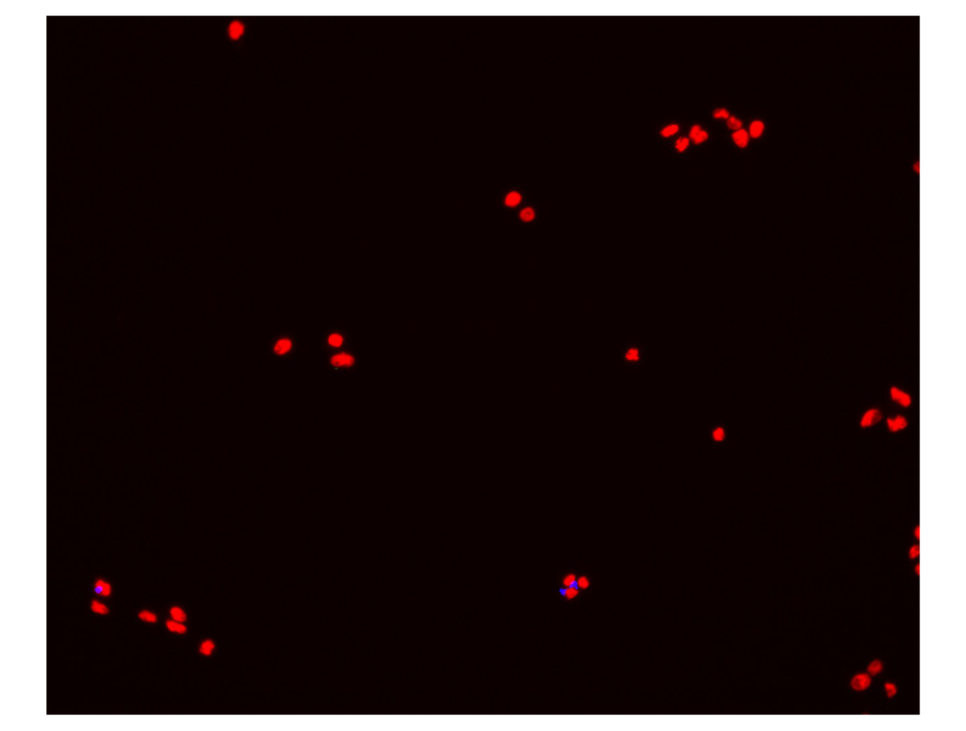
#> input picture IPBR Images/Week3_25441 _Staurosporin[Well C3, Field 1].png, 966 x 731 px, shrunk from 1888 x 1428 before the run, found by its file name
$ jupyter execute Attempt_2.ipynb
#> lines starting #> are read from the running program, lines starting #| are printed output that depends on the picture; after the words box and inside, x2 and y2 are one past the last pixel; in counts of white or black regions, pixels touching at a corner belong together; long printed decimals are rounded
[cell 1]
#Installing Libraries
import numpy as np
from skimage import io, filters
from matplotlib import pyplot as plt
from math import sqrt
from skimage.io import imread, imshow
from skimage.color import rgb2gray, label2rgb
from skimage.feature import blob_dog, blob_log, blob_doh
from skimage.morphology import erosion, dilation, opening, closing
from skimage.measure import label, regionprops

[cell 2]
#Creating variables for the path names
treated_path='/Users/Dylan/Downloads/IPBR Images/Week3_25441 _Staurosporin[Well C3, Field 1].png'
untreated_path='/Users/Dylan/Downloads/IPBR Images/Week3_25441_Control [Well C2, Field 1].png'

#Creating the variables of the images themselves and printing them
treated=io.imread(treated_path)
#> treated is the input picture: shape (731, 966, 4); mean R, G, B, A 12, 0.1, 0.1, 220.4
untreated=io.imread(untreated_path)
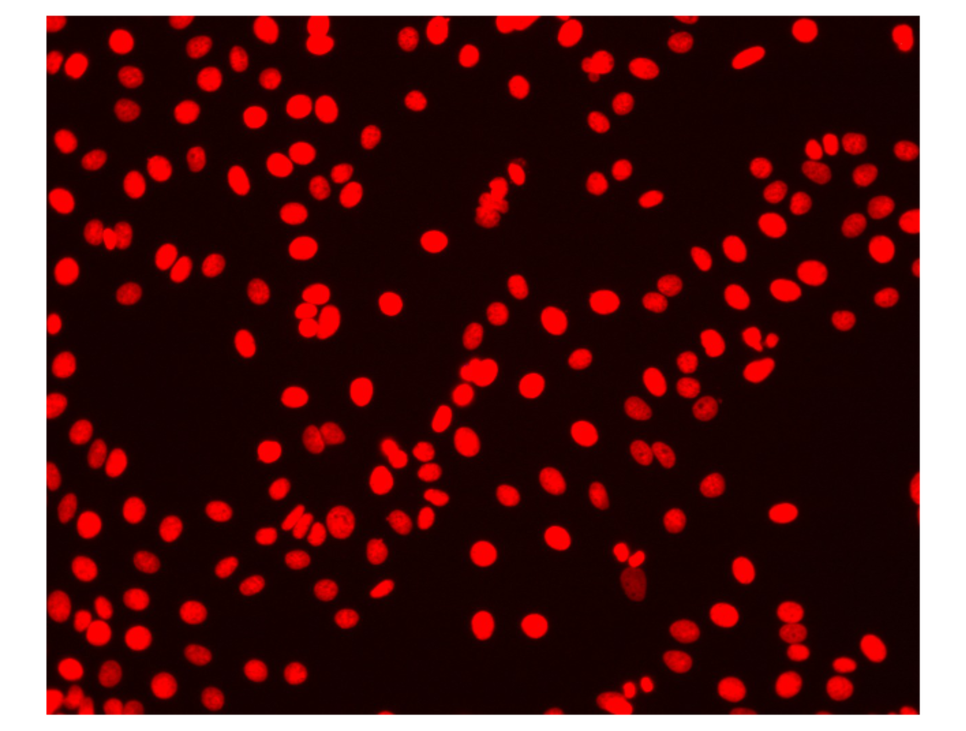
#> input picture IPBR Images/Week3_25441_Control [Well C2, Field 1].png, 966 x 731 px, shrunk from 1888 x 1428 before the run, found by its file name
#> untreated is the input picture: shape (731, 966, 4); mean R, G, B, A 45.9, 0.6, 0.6, 220.4
images=[untreated, treated]
for i in images:
    plt.imshow(i)
    plt.show()
#> this loop made 2 passes

[cell 3]
#Calculating the mean of each image, which tells us which image is brighter and therefore which one has the most 'stuff'.
#This will not be the primary way of counting the objects but it serves as a good starting point
treatedMean=treated.mean()
#> treatedMean = 58.15
untreatedMean=untreated.mean()
#> untreatedMean = 66.87
if treatedMean > untreatedMean:
    print ('treated')
else:
    print('untreated')

[cell 4]
#Greyscaling images
grey_untreated= rgb2gray(untreated[:,:,:3])
grey_treated= rgb2gray(treated[:,:,:3])
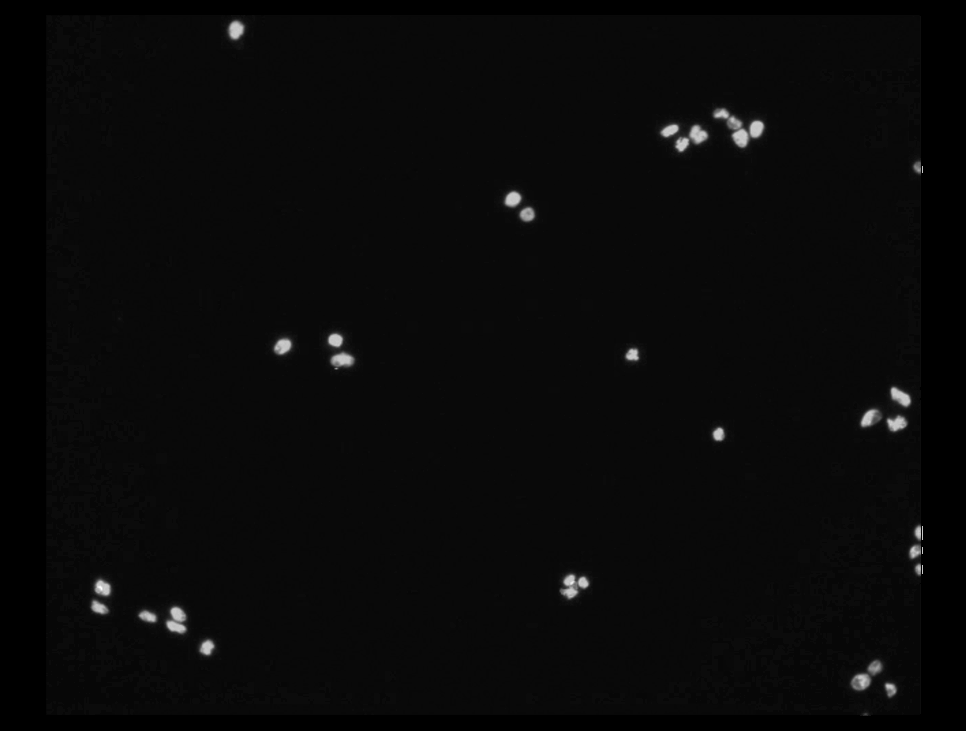
#> grey_treated: shape (731, 966) float64; min 0, max 0.276, mean 0.0103; drawn with min black and max white

#Plotting images
fig, ax=plt.subplots(1,2, figsize=(10,10))
ax[0].set_title('Untreated Greyscale')
ax[0].imshow(grey_untreated, cmap='grey')
ax[0].set_axis_off()
ax[1].set_title('Treated Greyscale')
ax[1].imshow(grey_treated, cmap='grey')
ax[1].set_axis_off()
plt.show
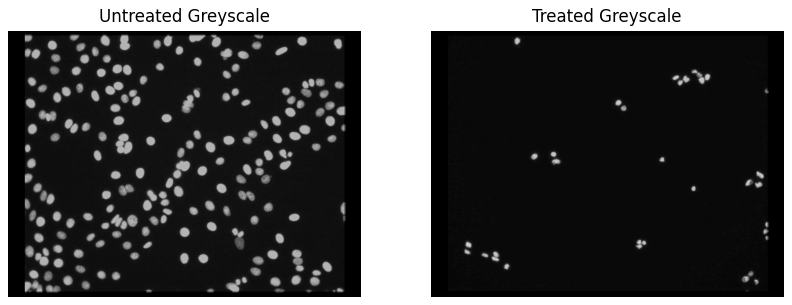
#> figure drawn by matplotlib, 2 panels

[cell 5]
#Binarizing image, aka making everything strictly black or white
#This preprocessing step allows for there to be a clear delination between the cells and the background

#Use Otsu's method of calculate the best pixel cutoff point
untreated_threshold= filters.threshold_otsu(grey_untreated)
#> untreated_threshold = 0.1
treated_threshold= filters.threshold_otsu(grey_treated)
#> treated_threshold = 0.0879

#Binarize based on Ostu's threshold
untreated_bw=(grey_untreated < untreated_threshold)*1
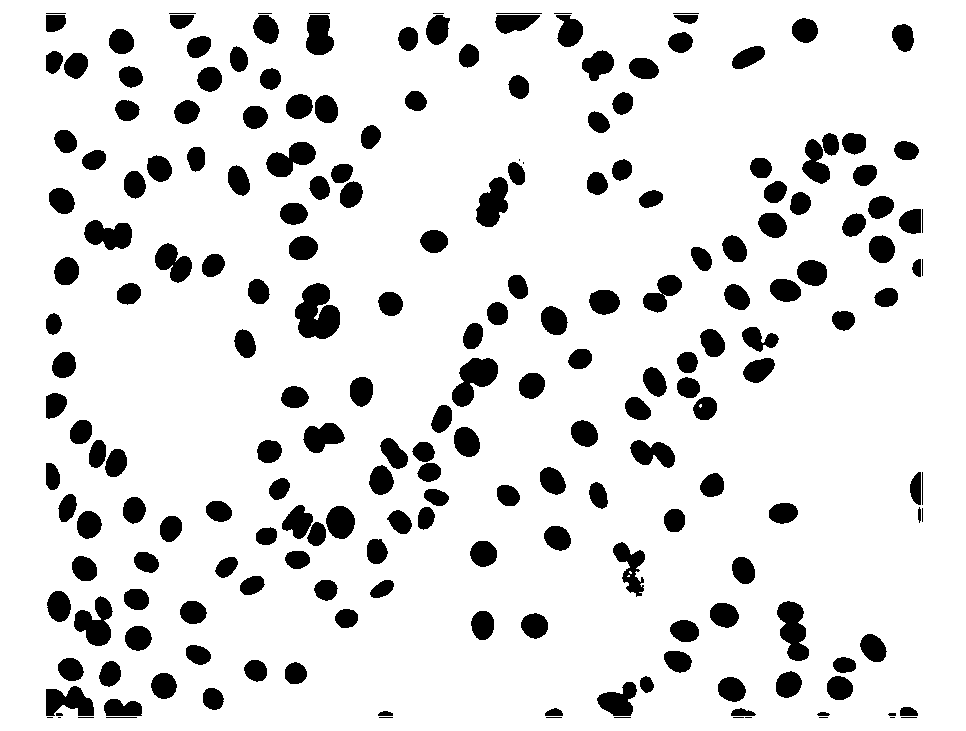
#> untreated_bw: shape (731, 966) int64; values 0 (black) and 1 (white), 87.5% white; 213 black regions (18 under 20 px), largest, box (x1, y1, x2, y2) and area: (295, 283, 340, 339) 1753, (452, 358, 498, 407) 1277, (777, 601, 809, 661) 1215
treated_bw=(grey_treated < treated_threshold)*1
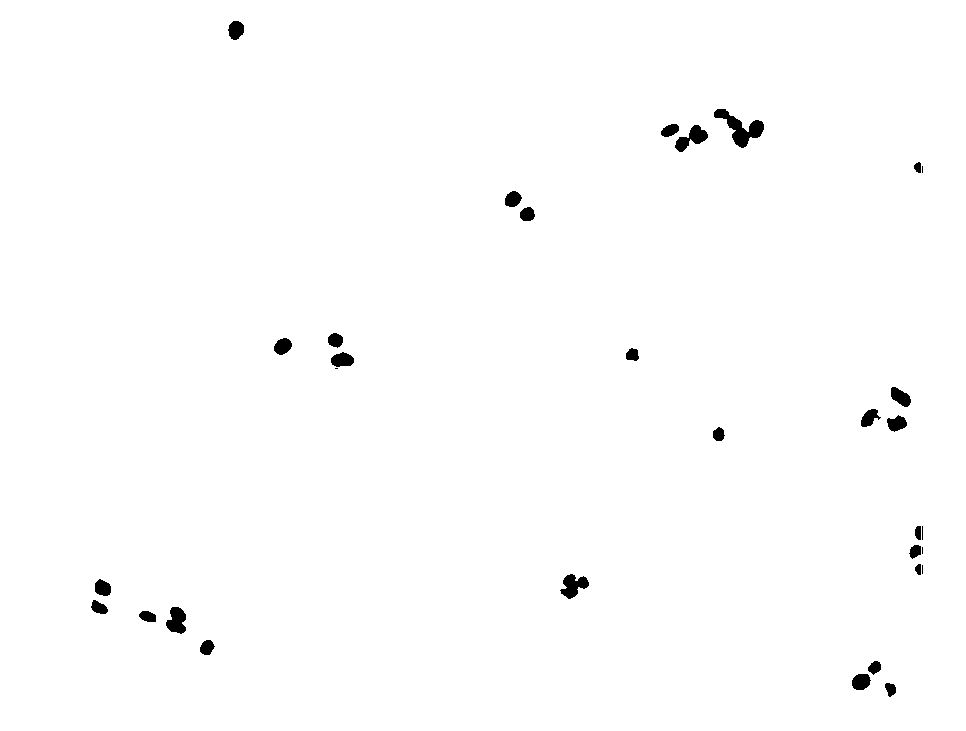
#> treated_bw: shape (731, 966) int64; values 0 (black) and 1 (white), 99.2% white; 32 black regions (5 under 20 px), largest, box (x1, y1, x2, y2) and area: (714, 109, 764, 148) 750, (675, 125, 708, 152) 412, (560, 574, 589, 599) 409

#Plotting
fig, ax = plt.subplots(1,2,figsize=(10,10))
ax[0].set_title('Binarized Untreated')
ax[0].imshow(untreated_bw, cmap='gray')
ax[0].set_axis_off()
ax[1].set_title('Binarized Treated')
ax[1].imshow(treated_bw, cmap='grey')
ax[1].set_axis_off()

[cell 6]
#Using morphological operation to seperate cells that are touching (to the best of the computers ability)

untreated_morpho= opening(untreated_bw)
#> untreated_morpho: shape (731, 966) int64; values 0 (black) and 1 (white), 87.4% white; 183 black regions (2 under 20 px), largest, box (x1, y1, x2, y2) and area: (295, 283, 340, 339) 1760, (452, 358, 498, 407) 1278, (777, 601, 809, 661) 1217
treated_morpho= opening(treated_bw)
#> treated_morpho: shape (731, 966) int64; values 0 (black) and 1 (white), 99.2% white; 27 black regions, largest, box (x1, y1, x2, y2) and area: (714, 109, 764, 148) 756, (675, 125, 708, 152) 416, (560, 574, 589, 599) 412

#Reversing image so that the label() function can count the cells
untreated_morpho= ~untreated_morpho
treated_morpho= ~treated_morpho
#> treated_morpho: shape (731, 966) int64; values -2 (black) and -1 (white), 0.83% white; 27 white regions

#Plot
fig,ax= plt.subplots(1,2,figsize=(10,10))
ax[0].set_title('Fully Preprocessed Untreated')
ax[0].imshow(untreated_morpho, cmap='gray')
ax[0].set_axis_off()
ax[1].set_title('Fully Preprocessed Treated')
ax[1].imshow(treated_morpho, cmap='grey')
ax[1].set_axis_off()

[cell 7]
#Label each connecting pixel and get their properties
labeled_untreated= label(untreated_morpho)
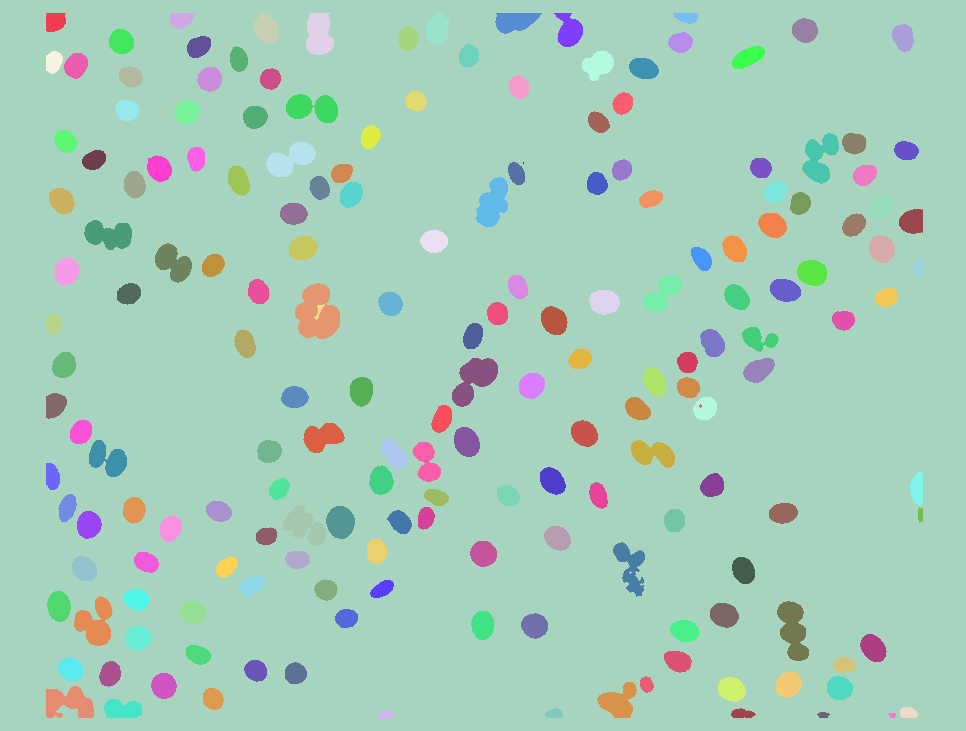
#> labeled_untreated: shape (731, 966) int64; 187 distinct labels, from 1 to 187; one colour per label, 0 black
untreated_properties= regionprops(labeled_untreated)
#> untreated_properties = 187 regions; largest, box (x1, y1, x2, y2) and area: (0, 0, 966, 731) 617196, (295, 283, 340, 339) 1760, (452, 358, 498, 407) 1278, (777, 601, 809, 661) 1217, (74, 596, 113, 646) 1142
untreated_cell_count=labeled_untreated.max()
#> untreated_cell_count = 187

labeled_treated= label(treated_morpho)
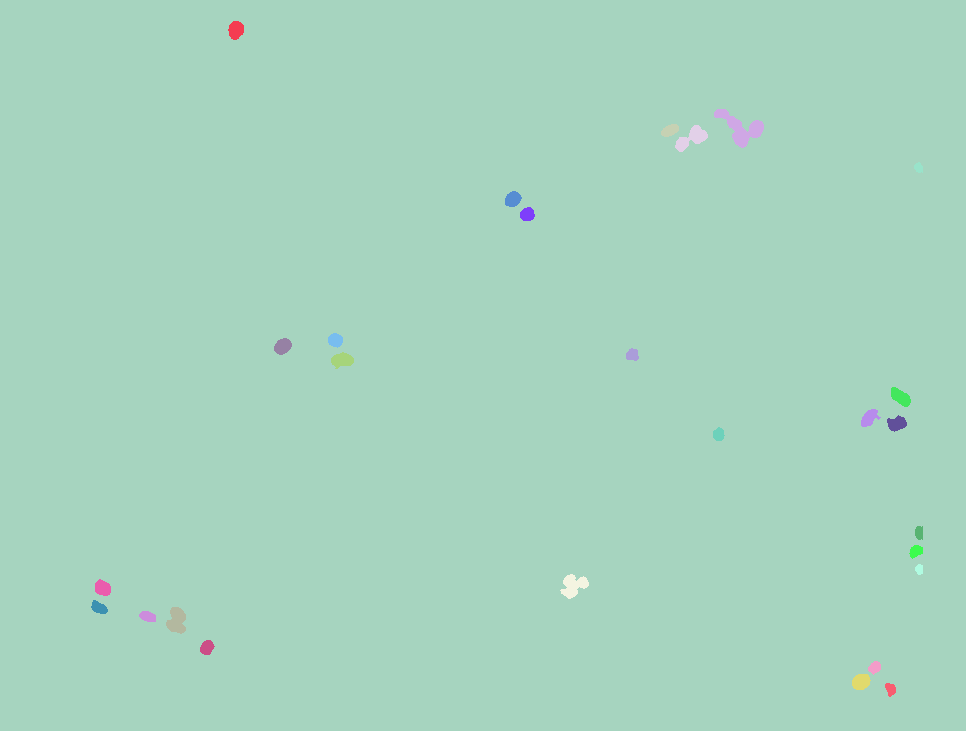
#> labeled_treated: shape (731, 966) int64; 28 distinct labels, from 1 to 28; one colour per label, 0 black
treated_properties= regionprops(labeled_treated)
#> treated_properties = 28 regions; largest, box (x1, y1, x2, y2) and area: (0, 0, 966, 731) 700278, (714, 109, 764, 148) 756, (675, 125, 708, 152) 416, (560, 574, 589, 599) 412, (166, 607, 186, 634) 386
treated_cell_count=labeled_treated.max()
#> treated_cell_count = 28

[cell 8]
#Calculated cell death data
cell_death= untreated_cell_count - treated_cell_count
#> cell_death = 159
percentage_cell_death= (cell_death/untreated_cell_count)*100
#> percentage_cell_death = 85.03

[cell 9]
print('=======CELL ANALYSIS RESULTS===========')
print('Untreated Cell Count', untreated_cell_count)
#| Untreated Cell Count 187
print('Treated Cell Count', treated_cell_count)
#| Treated Cell Count 28
print('Estimated Cell Death due to Treatment', cell_death)
#| Estimated Cell Death due to Treatment 159
print('Percentage Cell Death due to Treatment', percentage_cell_death)
#| Percentage Cell Death due to Treatment 85.027
print('From this analysis, we can conclude that the treatment of 1 micromolar Staurosporine lead to a decrease in the number of cancer cells')
